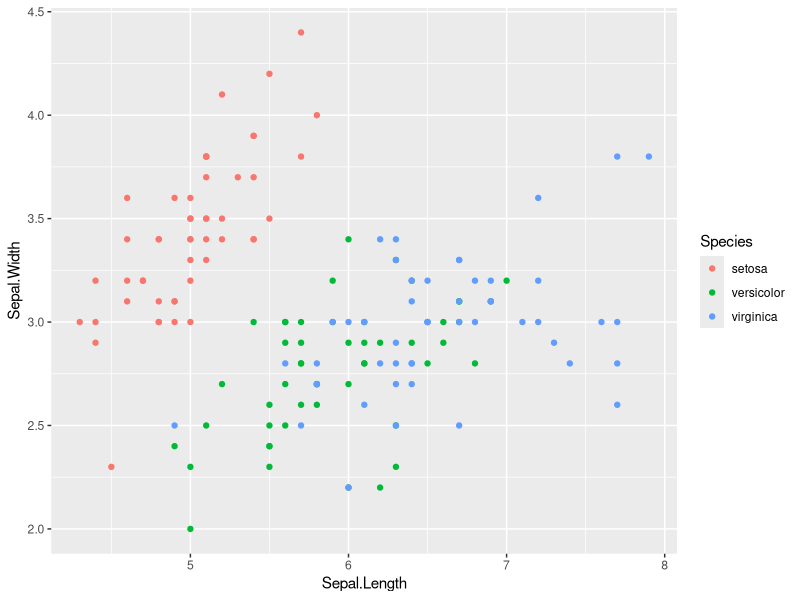
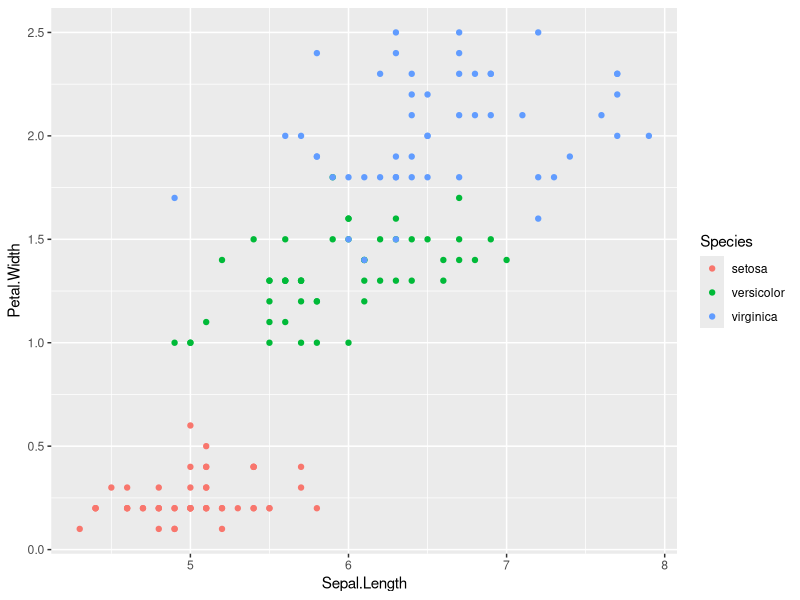
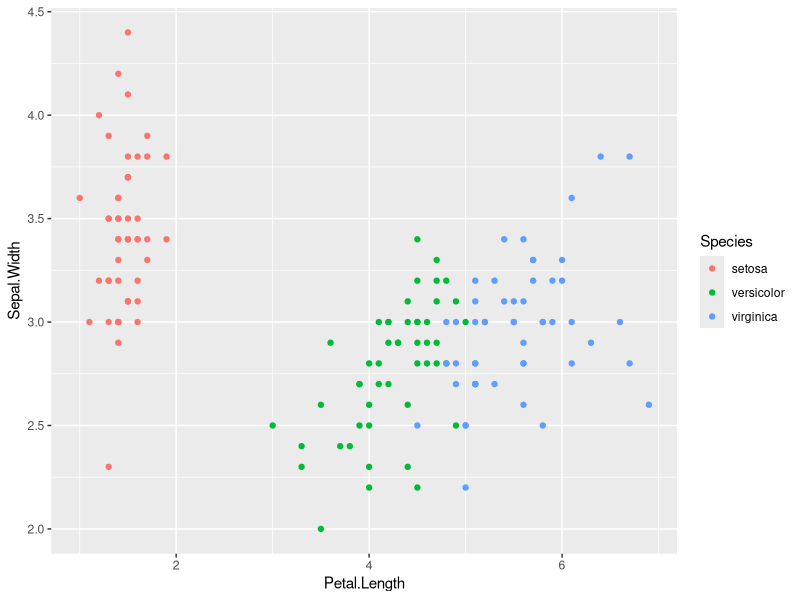
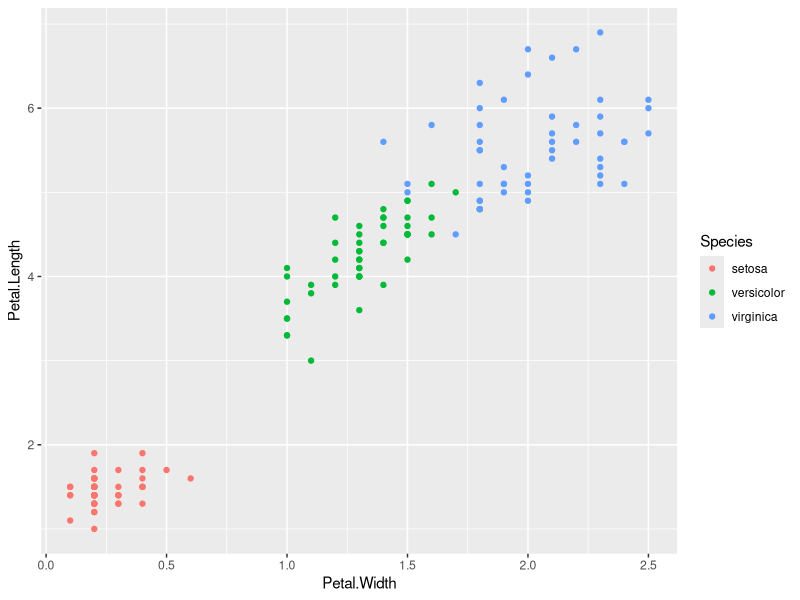
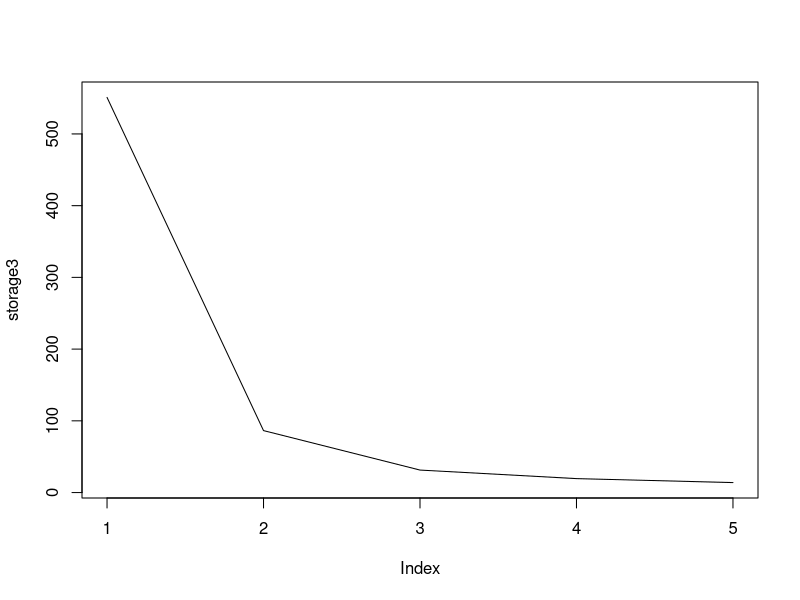

Here is the R script that generated these plots, in order:
### Question 4.2

library(ggplot2)
irisData <- iris

## plot a few diagrams: it appears Petal dimensions are the most relevant in determining clusters
## so I will refer to the last model and use petal dimensions to fit my cluster model
ggplot(irisData, aes(Sepal.Length, Sepal.Width, color=Species)) + geom_point()
ggplot(irisData, aes(Sepal.Length, Petal.Width, color=Species)) + geom_point()
ggplot(irisData, aes(Petal.Length, Sepal.Width, color=Species)) + geom_point()
ggplot(irisData, aes(Petal.Width, Petal.Length, color=Species)) + geom_point()

storage3 <- rep(0,5)

## fit cluster1 using the petal dimensions (columns 3,4), and test for various 
## values of C. I store the results of each test in storage3
for (c in 1:5){
  cluster1 <- kmeans(irisData[3:4], centers=c, nstart=10)
  storage3[c] <- cluster1$tot.withinss
}  

## by plotting the results of different centers(k) values, from storage3
## we can see the sharp decrease in effectiveness at point 3,
## so I will set centers=3

plot(storage3, type="l")

## calculate final cluster using petal dimensions and k=3,
## I store the results of the cluster2 model to the actual data set,
## and find 6 flowers were classified incorrectly
set.seed(100)
cluster2 <- kmeans(irisData[3:4], centers=3, nstart=10)
results <- table(cluster2$cluster, irisData$Species)

## I take the max of each row and sum it to get 144 flowers classified correctly,
## and I divide that by 150, the total number of flowers in the data set,
## to get accuracy = 0.96

accuracy = (sum(max(results[1,]) + max(results[2,]) + max(results[3,])))/nrow(irisData)
accuracy 